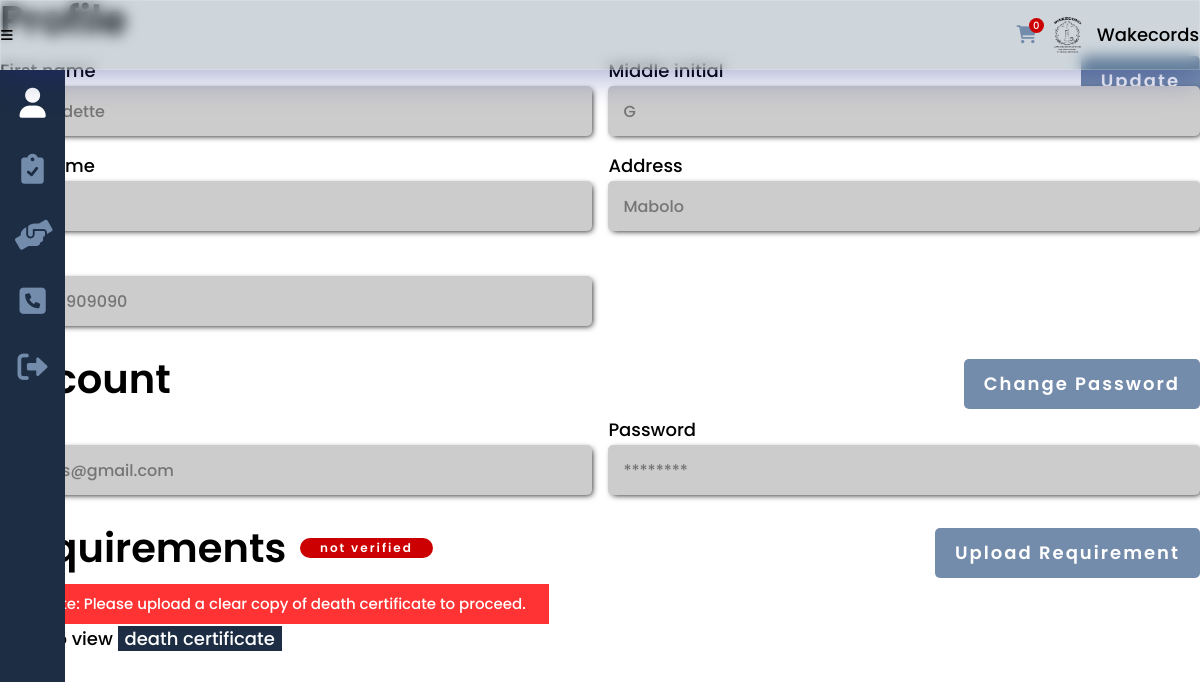
The page /profile.php?login (signed in) on the database as committed earlier.
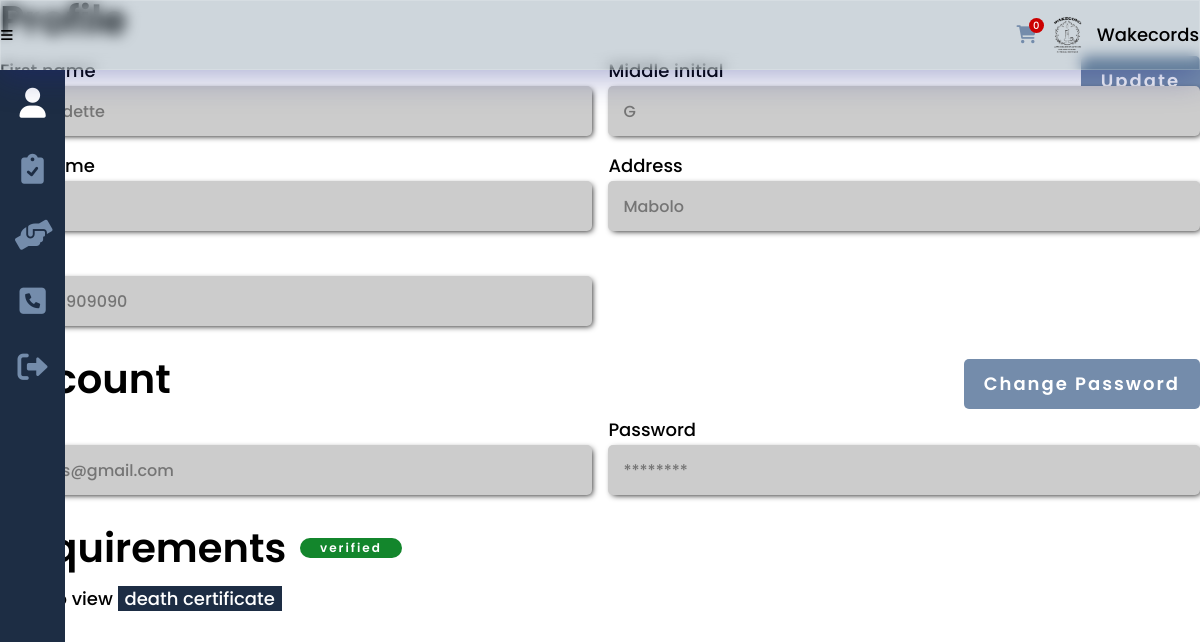
The same page on the database as committed later.
### tables this page shows
CREATE TABLE `seeker` (
  `seeker_id` int(8) NOT NULL,
  `seeker_fname` varchar(25) NOT NULL,
  `seeker_mi` char(1) DEFAULT NULL,
  `seeker_lname` varchar(25) NOT NULL,
  `seeker_address` varchar(100) DEFAULT NULL,
  `seeker_phone` varchar(11) DEFAULT NULL,
  `seeker_status` varchar(10) DEFAULT NULL,
  `seeker_email` varchar(50) NOT NULL,
  `seeker_pass` varchar(100) NOT NULL
);

CREATE TABLE `requirement` (
  `req_id` int(8) NOT NULL,
  `provider_id` int(8) DEFAULT NULL,
  `seeker_id` int(8) DEFAULT NULL,
  `req_type` varchar(20) NOT NULL,
  `req_img` varchar(100) NOT NULL,
  `req_status` varchar(15) NOT NULL
);

### others/db.php (called while the page is built, shortened)
<?php
	class DB
	{
		static $hostname = "localhost";
		static $dbname = "wakecords";
		static $username  = "root";
		static $password = "";
		public static function query($sql, $params=array(), $transactType)
		{
			$rows = array();
			try
			{
				$db = new PDO("mysql:host=". self::$hostname ."; dbname=". self::$dbname,  self::$username,  self::$password);
				$db->setAttribute(PDO::ATTR_ERRMODE, PDO::ERRMODE_EXCEPTION);
				$cmd = $db->prepare($sql);
				$cmd->execute($params);
				if($transactType == "READ")
					$rows = $cmd->fetchAll();
				else
					$rows = $db->lastInsertId();
			}
			catch(PDOException $e)
			{
				echo $e->getMessage();
			}
			return $rows;
		}
	}

### profile.php (the view, shortened to what this page needs)
<?php
	include("others/functions.php");
	include("others/head.php");
	$user = current_user();
?>
<body>
	<div class="container">
		<?php include("others/header.php"); ?>
		<div class="banner">
			<?php
			$this_page = "profile";
			include("others/sidebar.php"); ?>
			<section class="banner-con">
				<div class="wrapper">
					<div class="banner-div">
						<h2>Profile</h2>
						<a class="btn btn-link-absolute" href="edit_profile.php">Update</a>
						<form class="profile" method="post">
							<?php
								if(user_type() != "admin"){
							?>
							<div>
								<label>First name</label>
								<input type="text" placeholder="<?php echo (user_type() == 'seeker')?$user['seeker_fname']:$user['provider_fname']; ?>" disabled>
							</div>
							<div>
								<label>Middle initial</label>
								<input type="text" placeholder="<?php echo (user_type() == 'seeker')?$user['seeker_mi']:$user['provider_mi']; ?>" disabled>
							</div>
							<div>
								<label>Last name</label>
								<input type="text" placeholder="<?php echo (user_type() == 'seeker')?$user['seeker_lname']:$user['provider_lname']; ?>" disabled>
							</div>
							<div>
								<label>Address</label>
								<input type="text" placeholder="<?php echo (user_type() == 'seeker')?$user['seeker_address']:$user['provider_address']; ?>" disabled>
							</div>
							<div>
								<label>Phone</label>
								<input type="text" placeholder="<?php echo (user_type() == 'seeker')?$user['seeker_phone']:$user['provider_phone']; ?>" disabled>
							</div>
							<?php
								}
							?>
						</form>
					</div>
					<div class="banner-div no-padding-top">
						<h2>Account</h2>
						<div class="links">
							<a class="btn margin-inline-0" href="change_pass.php">Change Password</a>
						</div>
						<form class="profile" method="post">
							<?php
							if(user_type() != "admin"){
							?>
							<div>
								<label>Email</label>
								<input type="text" placeholder="<?php echo (user_type() == 'seeker')?$user['seeker_email']:$user['provider_email']; ?>" disabled>
							</div>
							<?php
							}
							?>
							<div>
								<label>Password</label>
								<input type="text" placeholder="********" disabled>
							</div>
						</form>
					</div>
					<?php
					if(user_type() != "admin"){ ?>
					<div id="required" class="banner-div no-padding-top">
						<h2>Requirements
						<?php
						if(user_type() == "seeker" || user_type() == "provider"){
							$status = user_status();
							if($status != "")
								echo "<span class='btn status ".status_color()."'>".$status."</span>";
							echo "</h2>";
							if($status == "" || $status == "not verified"){
								if(user_type() == "seeker"){
									messaging("error", "Note: Please upload a clear copy of death certificate to proceed.");
								}
								else {
									messaging("error", "Note: Please upload a clear copy of business permit to proceed.");
								}
								echo "<a class='btn btn-link-absolute no-top' href='required.php'>Upload Requirement</a>";
							}
							if($status != ""){
								if(user_type() == "seeker")
									$image_name = read("requirement", ["seeker_id"], [$user['seeker_id']]);
								else
									$image_name = read("requirement", ["provider_id"], [$user['provider_id']]);
								$image_name = $image_name[0];
								echo "
								<figure>
									<figcaption>Click to view <mark id='open-img'>".$image_name['req_type']."</mark></figcaption>
								</figure>
								<dialog class='modal-img' id='modal-img'>
									<button id='close-img'>+</button>
									<figure class='open-image'>
								";
								echo "
									</figure>
								</dialog>
								";
							}
						}
						?>
					</div>
					<?php
					}
					?>
				</div>
			</section>
		</div>
	</div>
</body>
</html>

### others/head.php (shortened to what this page needs)
<!DOCTYPE html>
<html lang="en">
<head>
	<link href="https://cdnjs.cloudflare.com/ajax/libs/font-awesome/6.0.0/css/all.min.css" rel="stylesheet">
	<link rel="stylesheet" href="https://unpkg.com/open-props"/>
	<link rel="stylesheet" href="css/style.css">
</head>

### others/header.php
<div class="header">
	<button class="header-btn" data-menu-icon>
		<i class="fa-solid fa-bars"></i>
	</button>
	<picture>
		<?php
			if(isset($_SESSION['seeker'])){
		?>
			<div>
				<a href="cart.php">
					<i class="fa-solid fa-cart-shopping"></i>
					<?php
						echo "
						<span class='bounce'>".count(read('cart', ['seeker_id'], [$_SESSION['seeker']]))."</span>
						";
					?>
				</a>
			</div>
		<?php
			}
			if(isset($_SESSION['provider'])){
				$provider = provider();
				if(empty($provider['provider_logo'])){
		?>
				<svg xmlns="http://www.w3.org/2000/svg" viewBox="0 0 640 512"><path d="M425.1 482.6c-2.303-1.25-4.572-2.559-6.809-3.93l-7.818 4.493c-6.002 3.504-12.83 5.352-19.75 5.352c-10.71 0-21.13-4.492-28.97-12.75c-18.41-20.09-32.29-44.15-40.22-69.9c-5.352-18.06 2.343-36.87 17.83-45.24l8.018-4.669c-.0664-2.621-.0664-5.242 0-7.859l-7.655-4.461c-12.3-6.953-19.4-19.66-19.64-33.38C305.6 306.3 290.4 304 274.7 304H173.3C77.61 304 0 381.7 0 477.4C0 496.5 15.52 512 34.66 512H413.3c5.727 0 10.9-1.727 15.66-4.188c-2.271-4.984-3.86-10.3-3.86-16.06V482.6zM224 256c70.7 0 128-57.31 128-128S294.7 0 224 0C153.3 0 96 57.31 96 128S153.3 256 224 256zM610.5 373.3c2.625-14 2.625-28.5 0-42.5l25.75-15c3-1.625 4.375-5.125 3.375-8.5c-6.75-21.5-18.25-41.13-33.25-57.38c-2.25-2.5-6-3.125-9-1.375l-25.75 14.88c-10.88-9.25-23.38-16.5-36.88-21.25V212.3c0-3.375-2.5-6.375-5.75-7c-22.25-5-45-4.875-66.25 0c-3.25 .625-5.625 3.625-5.625 7v29.88c-13.5 4.75-26 12-36.88 21.25L394.4 248.5c-2.875-1.75-6.625-1.125-9 1.375c-15 16.25-26.5 35.88-33.13 57.38c-1 3.375 .3751 6.875 3.25 8.5l25.75 15c-2.5 14-2.5 28.5 0 42.5l-25.75 15c-3 1.625-4.25 5.125-3.25 8.5c6.625 21.5 18.13 41 33.13 57.38c2.375 2.5 6 3.125 9 1.375l25.88-14.88c10.88 9.25 23.38 16.5 36.88 21.25v29.88c0 3.375 2.375 6.375 5.625 7c22.38 5 45 4.875 66.25 0c3.25-.625 5.75-3.625 5.75-7v-29.88c13.5-4.75 26-12 36.88-21.25l25.75 14.88c2.875 1.75 6.75 1.125 9-1.375c15-16.25 26.5-35.88 33.25-57.38c1-3.375-.3751-6.875-3.375-8.5L610.5 373.3zM496 400.5c-26.75 0-48.5-21.75-48.5-48.5s21.75-48.5 48.5-48.5c26.75 0 48.5 21.75 48.5 48.5S522.8 400.5 496 400.5z"/></svg>
		<?php
				}
				else echo "<img class='header-logo' src='images/providers/".$provider['provider_type']."/".$_SESSION['provider']."/".$provider['provider_logo']."' >";
			}
			else echo "<img class='header-logo' src='images/main-logo.png'>";
		?>
		<div>Wakecords</div>
	</picture>
</div>

### others/sidebar.php (shortened to what this page needs)
<ul class="sidebar " data-sidebar>
  <li class="sidebar-list">
    <a class="sidebar-link <?php echo ($this_page == 'profile')?'active':''; ?>" href="profile.php" title="Profile">
      <i class="fa-solid fa-user"></i>
    </a>
  </li>
  <li class="sidebar-list">
    <?php
      if(user_type() == "seeker"){
    ?>
      <a class="sidebar-link <?php echo ($this_page == 'services')?'active':''; ?>" href="get_started.php" title="Services">
        <i class="fa-solid fa-clipboard-check"></i>
      </a>
    <?php
      }
    ?>
  </li>
  <li class="sidebar-list">
    <?php
    if(user_type() == 'admin'){
      $link = "<a class='sidebar-link ";
      $link .= ($this_page == 'transact')?'active':'';
      $link .= "' href='purchase.php' title='Transactions'>";
    }
    else if(user_type() == 'provider') {
      $link = "<a class='sidebar-link ";
      $link .= ($this_page == 'transact')?'active':'';
      $link .= "' href='purchase.php' title='Transactions'>";
    }
    else {
      $link = "<a class='sidebar-link ";
      $link .= ($this_page == 'transact')?'active':'';
      $link .= "' href='cart.php' title='Transactions'>";
    }
    echo $link;
    ?>
      <i class="fas fa-hands-helping"></i>
    </a>
  </li>
  <?php
    if(user_type() != "admin"){
  ?>
  <li class="sidebar-list">
    <a class="sidebar-link <?php echo ($this_page == 'contact')?'active':''; ?>" href="contact.php" title="Contact Us">
      <i class="fas fa-phone-square"></i>
    </a>
  </li>
  <?php
    }
  ?>
  <li class="sidebar-list">
    <a class="sidebar-link" href="logout.php" title="Logout" onclick='return confirm("Are you sure you want to logout?");'>
      <i class="fa-solid fa-right-from-bracket"></i>
    </a>
  </li>
</ul>

### others/functions.php (shortened to what this page needs)
<?php
	require_once("others/db.php");
	function current_user(){
		if(isset($_SESSION['seeker'])){
			$user = read("seeker", ["seeker_id"], [$_SESSION['seeker']]);
		}
		return $user[0];
	}
	function messaging($type, $msg){
		switch($type){
			case "error":
				echo "<div class='note red'><i class='fa-solid fa-circle-xmark'></i> ".$msg."</div>";
			break;
		}
	}
	function read($table, $attr=[], $data=[]){
		if(count($attr) == 1){
			return DB::query("SELECT * FROM ".$table." WHERE ".$attr[0]."=?", array($data[0]), "READ");
		}
	}
	function status_color(){
		$status = user_status();
		if($status == "verified") return "green";
		elseif($status == "pending") return "blue";
		else return "red";
	}
	function user_status(){
		if(isset($_SESSION['seeker']))
			$status = read("requirement", ["seeker_id"], [$_SESSION['seeker']]);
		else if(isset($_SESSION['provider']))
			$status = read("requirement", ["provider_id"], [$_SESSION['provider']]);
		if(count($status)>0){
			$status = $status[0];
			return $status['req_status'];
		}
		return "";
	}
	function user_type(){
		if(isset($_SESSION['seeker'])){
			return "seeker";
		}
		else if(isset($_SESSION['provider'])){
			return "provider";
		}
		return "admin";
	}

### css/style.css (style rules this page uses)
:root { --dark-blue:#0d1321; --light-blue:#1d2d44; --pale-blue:#3e5c76; --light-gray:#748cab; --gray: #ccc; --peach:#f0ebd8; --header-height:70px; --red: hsl(0,100%,40%); --green: hsl(133, 75%, 30%); --blue: hsl(180, 75%, 40%); --em-1: 1em; --rem-1: 1rem; --box-shadow: 2px 2px 6px -2px #000; }
* { padding:0;margin:0;box-sizing:border-box;resize:none;outline:none;border:none;text-decoration:none;list-style:none; }
body { font:500 18px/30px Poppins,sans-serif; }
.wrapper { width:100%;margin:0 auto 0 0;padding:0 var(--size-3) var(--size-8) var(--size-11); }
section, main { padding:100px 0;background:#fff; }
h1,h2 { line-height:100%;margin-bottom:40px;position:relative; }
h2 { margin-bottom:var(--rem-1); }
h2 { font-size:40px;font-weight:600; }
input, input:not([type="checkbox"]):not([type="radio"]), textarea, select { display:block;width:100%;height:50px;border-radius:5px;padding-inline:15px;font:500 16px/30px Poppins,sans-serif;resize:none;margin-bottom:15px;box-shadow:var(--box-shadow); }
input:disabled, input.readonly { background-color:var(--gray); }
.btn { display:inline-block;width:fit-content;background:var(--light-gray);color:#fff;text-align:center;text-decoration:none;letter-spacing:2px;margin-right:25px;font:600 18px/20px Poppins,sans-serif;padding:15px 20px;border-radius:5px; }
.margin-inline-0 { margin-inline:0; }
.bounce { animation:var(--animation-bounce); }
.header { display:flex;justify-content:space-between;box-shadow:var(--shadow-4);padding:var(--size-3);position:fixed;width:100%;height:var(--header-height);align-items:center;z-index:100;background: rgba( 62, 92, 118, 0.25 );box-shadow: 0 8px 32px 0 rgba( 31, 38, 135, 0.37 );-webkit-backdrop-filter: blur( 7px );backdrop-filter: blur( 7px );border: 1px solid rgba( 255, 255, 255, 0.18 ); }
img.header-logo { width:40px;height:40px; }
button.header-btn { background:none; }
button.header-btn i { font-size:var(--size-7); }
.header picture { display:flex;justify-content:space-between;align-items:center;column-gap:10px; }
.header picture a { color:var(--light-gray);position:relative;display:block; }
.header picture a span { font-size:10px;position:absolute;top:-2px;right:-7px;background:hsl(0,100%,40%);color:#fff;width:15px;height:15px;border-radius:50%;display:flex;align-items:center;justify-content:center; }
.sidebar { min-width:65px;overflow:hidden;margin-top:var(--header-height);transition: min-width 100ms ease-out;position:fixed;background:var(--light-blue);height:100%;display:flex;flex-flow:column;z-index:99; }
.sidebar-link { display:flex;align-items:center;justify-content:center;margin:1em 0;color:var(--light-gray); }
.sidebar-link.active { color:#fff; }
.sidebar-link i { width:35px;font-size:30px;text-align:center; }
.banner-con { width:100%;padding:0; }
.banner-div { height:100%;padding-top:var(--size-11);position:relative;margin-bottom:var(--em-1); }
.banner-div.no-padding-top { padding-top:0;margin-top:var(--size-4); }
.banner-div h2 span { font-size:var(--size-5); }
.status { display:inline-block;padding:0 20px;border-radius:15px;background:#000;color:#fff;border:1px solid #000;font-size:13px;margin:3px; }
.banner-div form.profile, .checkbox { display:flex;justify-content:space-between;flex-wrap:wrap;position:relative;padding-bottom:var(--size-3); }
.banner-div form.profile > div { width:49.3%;margin-bottom:15px; }
.banner-div form.profile > div input, .banner-div form.profile > div textarea, .banner-div form.profile > div select { margin-bottom:0; }
.banner-div h2 span.btn.status { display:inline-block;font-size:12px;margin:0;position:absolute;top:50%;left:300px;transform:translateY(-50%);border:none;pointer-events:none; }
.banner-div h2 span.btn.status.green { background:var(--green); }
.links { position:absolute;inset:0 0 auto auto; }
figcaption mark, .mark-style { cursor:pointer;background-color:var(--light-blue);color:#fff;padding-inline:7px; }
.btn.btn-link-absolute { position:absolute;top:var(--size-11);right:0;margin-inline:0; }
.note { padding:5px 23px 5px 12px;color:#fff;position:relative;overflow:hidden;width:fit-content;margin-bottom:var(--size-2);font-size:15px; }
.note:before { content:"";position:absolute;background:hsl(0,100%,40%);width:6px;height:100%;top:0;left:0; }
.note.red { background:hsl(0,100%,60%); }
.banner-div h2 span.btn.status.red { background:var(--red); }
.btn.btn-link-absolute.no-top { top:0; }

Rows that differ between the two databases and show on the page:
changed requirement "death certificate": req_status "not verified" → "verified"
Other text that changed with them:
$msg: "Note: Please upload a clear copy of death certificate to proceed." → (not shown)
text no longer shown: "Upload Requirement"
